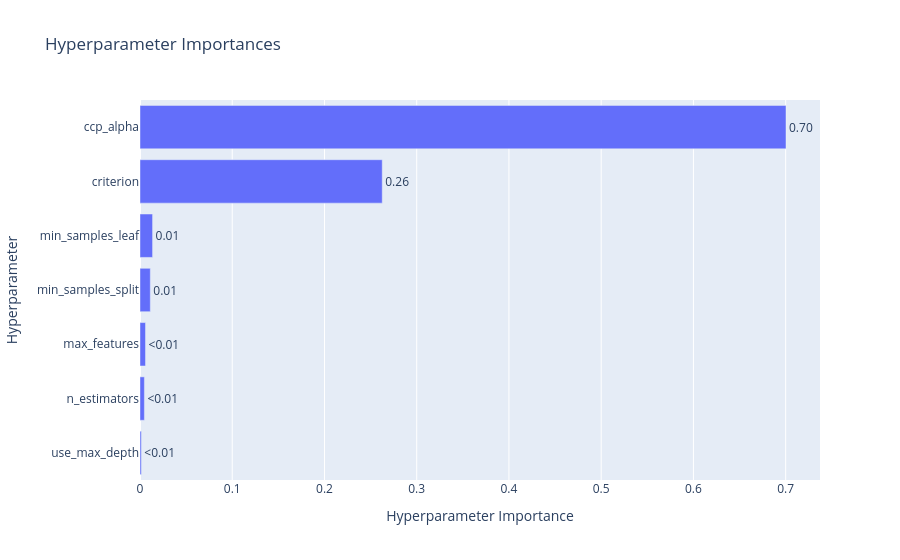

Here is the notebook cell this chart was saved with:
### Code cell
optuna.visualization.plot_param_importances(study)

### Figure 1 — Plotly figure (JSON) as saved in the notebook; plotly's stock layout.template omitted (floating-point values rounded to 4 significant figures)
{"data": [{"cliponaxis": false, "hovertemplate": ["use_max_depth (CategoricalDistribution): 0.0014606561286222763<extra></extra>", "n_estimators (IntDistribution): 0.0047543086883356815<extra></extra>", "max_features (CategoricalDistribution): 0.005969452323383324<extra></extra>", "min_samples_split (IntDistribution): 0.011190495715885386<extra></extra>", "min_samples_leaf (IntDistribution): 0.01363056856942018<extra></extra>", "criterion (CategoricalDistribution): 0.2626262781685185<extra></extra>", "ccp_alpha (FloatDistribution): 0.7003682404058346<extra></extra>"], "name": "Objective Value", "orientation": "h", "text": ["<0.01", "<0.01", "<0.01", "0.01", "0.01", "0.26", "0.70"], "textposition": "outside", "type": "bar", "x": [0.001461, 0.004754, 0.005969, 0.01119, 0.01363, 0.2626, 0.7004], "y": ["use_max_depth", "n_estimators", "max_features", "min_samples_split", "min_samples_leaf", "criterion", "ccp_alpha"]}], "layout": {"title": {"text": "Hyperparameter Importances"}, "xaxis": {"title": {"text": "Hyperparameter Importance"}}, "yaxis": {"title": {"text": "Hyperparameter"}}}}
